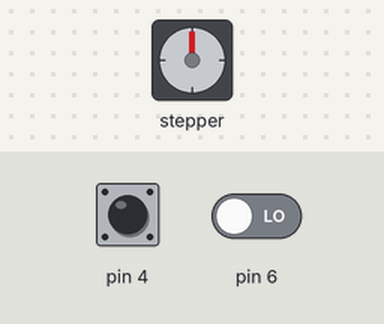
Bench run of a sketch on a simulated Arduino Uno, built with avr-gcc and run on an emulated ATmega328P. On the bench: stepper motor. Wiring (inferred from the names in the program): stepper motor driver (200 steps per turn assumed): step pin 8; direction pin 9. Inputs (shaded band) come from the test bench; at power-on: pin 6 LOW, pin 4 LOW. What the sketch prints to the serial monitor is not drawn.

Above: at 1.2 s.
1.3 s: pin 6 driven HIGH
At 1.45 s:
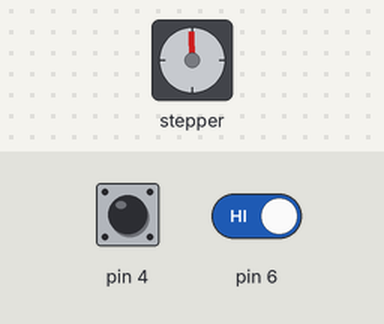
At 2.05 s:
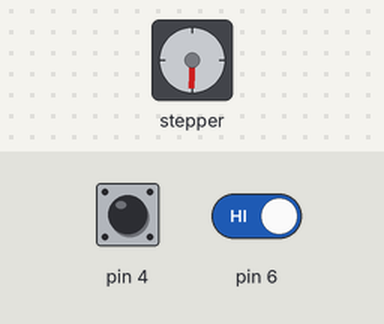
4.3 s: pin 4 driven HIGH
At 4.46 s:
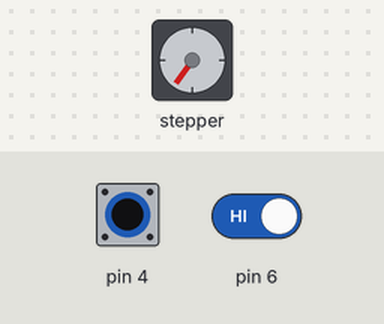
7.3 s: pin 4 pulsed LOW 2 times (0.12 s each, 0.3 s apart)
Timing chart, 0 to 19.9 s (numbered marks = the images above; inputs shaded):
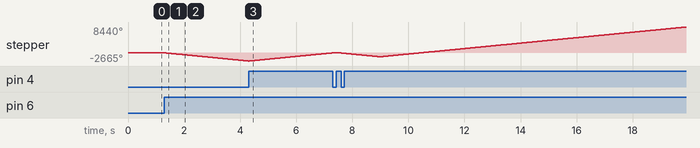

The sketch:

02_measure.ino
```cpp
//Пины управления шаговиком
#define STEP_PIN     8
#define DIR_PIN      9

const int   STEPS_PER_REV = 200;     // шагов на оборот (полный шаг)
const float CM_PER_REV    = 0.1125;  // результат калибровки: 4.5 см / 40 оборотов

void setup() {
  pinMode(STEP_PIN   , OUTPUT);        //Настраиваем пины управления
  pinMode(DIR_PIN    , OUTPUT);
  pinMode(4    , INPUT);               //контакт щупа (HIGH при касании пластины)
  pinMode(6    , INPUT);               //кнопка старта
  Serial.begin(9600);
}

void loop() {

  if (digitalRead(6) == 1){

    int  touches   = 0;                //сколько касаний уже было
    long counted   = 0;                //шаги между первым и вторым касанием
    int  prevProbe = 0;                //что было на пине 4 в прошлый шаг

    digitalWrite(DIR_PIN, LOW);        //начальное направление

    while (touches < 2){
      digitalWrite(STEP_PIN  , HIGH);
      delay(1);
      digitalWrite(STEP_PIN  , LOW);
      delay(1);

      if (touches == 1) counted++;     //считаем только после первой смены направления

      int probe = digitalRead(4);
      if (probe == 1 && prevProbe == 0){   //момент касания пластины
        touches++;
        if (touches == 1) digitalWrite(DIR_PIN, HIGH);   //первая смена направления
        else              digitalWrite(DIR_PIN, LOW);    //вторая смена направления
      }
      prevProbe = probe;
    }

    float revs       = (float)counted / STEPS_PER_REV;   //обороты
    float distanceCm = revs * CM_PER_REV;                //путь в см
    Serial.print("Пройденное расстояние: ");
    Serial.print(distanceCm, 3);
    Serial.println(" см");

    for(long i = 0; i < counted / 2; i++){               //возврат на середину
      digitalWrite(STEP_PIN  , HIGH);
      delay(1);
      digitalWrite(STEP_PIN  , LOW);
      delay(1);
    }
  }

}
```

Measured:
- after the input at 1.3 s, stepper: keeps turning counter-clockwise at about 891°/s, starting at once
